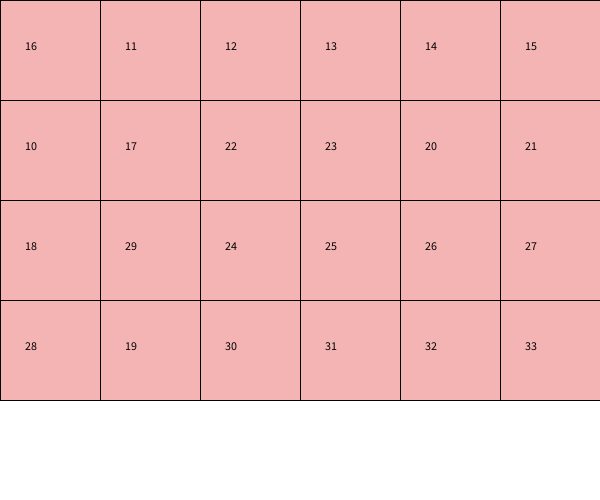
Frame 1 (no input)
Frame 60 (the mouse pressed at the canvas centre just before this capture): identical to frame 1, image omitted
Frame 120 (the mouse held since frame 60 and released just before this capture): identical to frame 1, image omitted

The Processing sketch that drew this single still picture (run headless with seeded random() and noise(); from frame 60 on, the mouse is pressed at the canvas centre):

// Processing sketch: week11_3_random_seat_array_value_swap
// ── week11_3_random_seat_array_value_swap.pde
void setup(){
  size(600,500);
  for(int i=0; i<4; i++){
    for(int j=0; j<6; j++){
      value[i][j] = i*6+j +10; //從10開，數字不重複
    }
  }
  for(int k=0; k<4; k++){
    int i=int(random(4)), j=int(random(6));
    int i2=int(random(4)), j2=int(random(6));
    int temp = value[i][j];
    value[i][j] = value[i2][j2];
    value[i2][j2] = temp;
  }
}

int[][] value = new int[4][6];
void draw(){
  background(255);
  for(int i=0; i<4; i++){
    for(int j=0; j<6; j++){
      fill(#F5B4B4);rect(j*100, i*100, 100, 100);
      fill(0); text(value[i][j], j*100+25, i*100+50);
    }
  }
}
